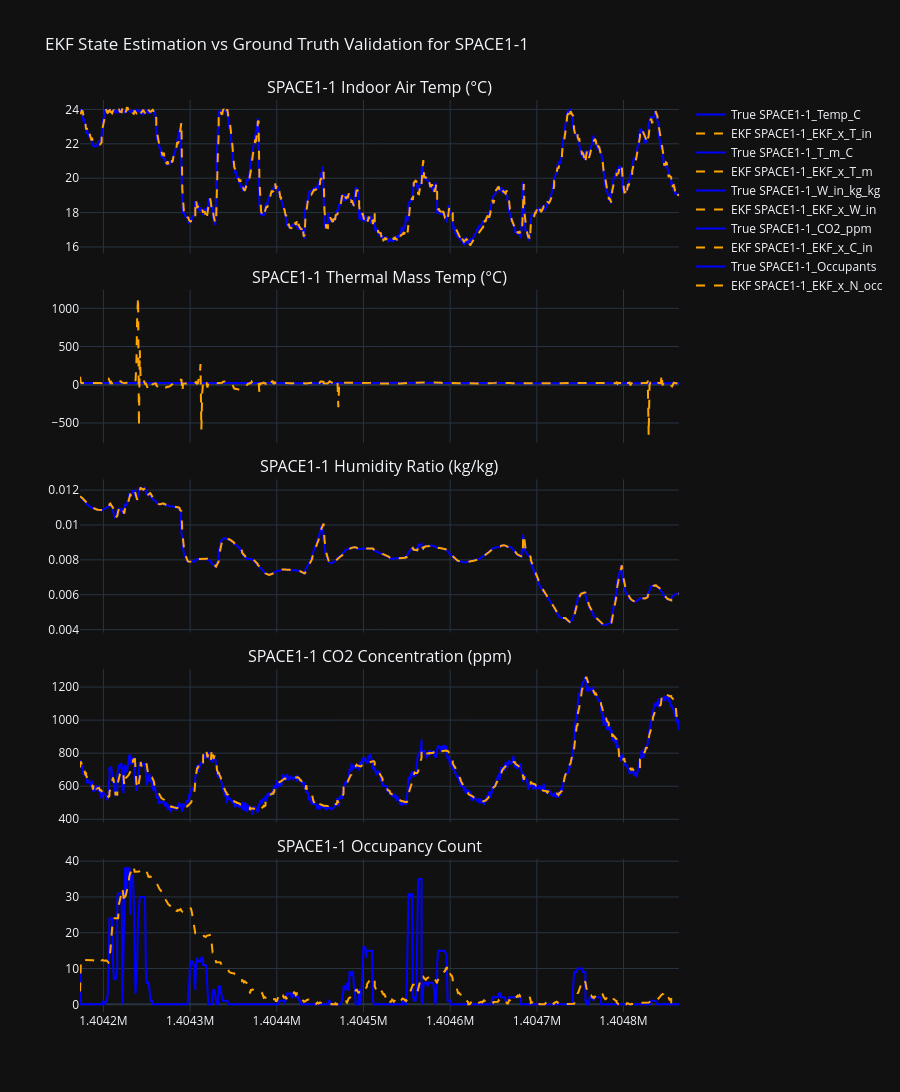

Notebook code for this chart:
### Code cell
# To see how well the filter is tracking the real simulation states
plot_ekf_performance(df, zone_name="SPACE1-1")

### Figure 1 — Plotly figure (JSON) as saved in the notebook; plotly's stock layout.template omitted (floating-point values rounded to 4 significant figures; data arrays with more than 128 entries replaced by an {"elided": "..."} marker saying what was removed)
{"data": [{"line": {"color": "blue"}, "mode": "lines", "name": "True SPACE1-1_Temp_C", "type": "scatter", "x": {"elided": "768 int values"}, "xaxis": "x", "y": {"elided": "768 float values"}, "yaxis": "y"}, {"line": {"color": "orange", "dash": "dash"}, "mode": "lines", "name": "EKF SPACE1-1_EKF_x_T_in", "type": "scatter", "x": {"elided": "768 int values"}, "xaxis": "x", "y": {"elided": "768 float values"}, "yaxis": "y"}, {"line": {"color": "blue"}, "mode": "lines", "name": "True SPACE1-1_T_m_C", "type": "scatter", "x": {"elided": "768 int values"}, "xaxis": "x2", "y": {"elided": "768 float values"}, "yaxis": "y2"}, {"line": {"color": "orange", "dash": "dash"}, "mode": "lines", "name": "EKF SPACE1-1_EKF_x_T_m", "type": "scatter", "x": {"elided": "768 int values"}, "xaxis": "x2", "y": {"elided": "768 float values"}, "yaxis": "y2"}, {"line": {"color": "blue"}, "mode": "lines", "name": "True SPACE1-1_W_in_kg_kg", "type": "scatter", "x": {"elided": "768 int values"}, "xaxis": "x3", "y": {"elided": "768 float values"}, "yaxis": "y3"}, {"line": {"color": "orange", "dash": "dash"}, "mode": "lines", "name": "EKF SPACE1-1_EKF_x_W_in", "type": "scatter", "x": {"elided": "768 int values"}, "xaxis": "x3", "y": {"elided": "768 float values"}, "yaxis": "y3"}, {"line": {"color": "blue"}, "mode": "lines", "name": "True SPACE1-1_CO2_ppm", "type": "scatter", "x": {"elided": "768 int values"}, "xaxis": "x4", "y": {"elided": "768 float values"}, "yaxis": "y4"}, {"line": {"color": "orange", "dash": "dash"}, "mode": "lines", "name": "EKF SPACE1-1_EKF_x_C_in", "type": "scatter", "x": {"elided": "768 int values"}, "xaxis": "x4", "y": {"elided": "768 float values"}, "yaxis": "y4"}, {"line": {"color": "blue"}, "mode": "lines", "name": "True SPACE1-1_Occupants", "type": "scatter", "x": {"elided": "768 int values"}, "xaxis": "x5", "y": {"elided": "768 int values"}, "yaxis": "y5"}, {"line": {"color": "orange", "dash": "dash"}, "mode": "lines", "name": "EKF SPACE1-1_EKF_x_N_occ", "type": "scatter", "x": {"elided": "768 int values"}, "xaxis": "x5", "y": {"elided": "768 float values"}, "yaxis": "y5"}], "layout": {"annotations": [{"font": {"size": 16}, "showarrow": false, "text": "SPACE1-1 Indoor Air Temp (°C)", "x": 0.5, "xanchor": "center", "xref": "paper", "y": 1, "yanchor": "bottom", "yref": "paper"}, {"font": {"size": 16}, "showarrow": false, "text": "SPACE1-1 Thermal Mass Temp (°C)", "x": 0.5, "xanchor": "center", "xref": "paper", "y": 0.792, "yanchor": "bottom", "yref": "paper"}, {"font": {"size": 16}, "showarrow": false, "text": "SPACE1-1 Humidity Ratio (kg/kg)", "x": 0.5, "xanchor": "center", "xref": "paper", "y": 0.584, "yanchor": "bottom", "yref": "paper"}, {"font": {"size": 16}, "showarrow": false, "text": "SPACE1-1 CO2 Concentration (ppm)", "x": 0.5, "xanchor": "center", "xref": "paper", "y": 0.376, "yanchor": "bottom", "yref": "paper"}, {"font": {"size": 16}, "showarrow": false, "text": "SPACE1-1 Occupancy Count", "x": 0.5, "xanchor": "center", "xref": "paper", "y": 0.168, "yanchor": "bottom", "yref": "paper"}], "height": 1200, "hovermode": "x unified", "title": {"text": "EKF State Estimation vs Ground Truth Validation for SPACE1-1"}, "xaxis": {"anchor": "y", "domain": [0, 1], "matches": "x5", "showticklabels": false}, "xaxis2": {"anchor": "y2", "domain": [0, 1], "matches": "x5", "showticklabels": false}, "xaxis3": {"anchor": "y3", "domain": [0, 1], "matches": "x5", "showticklabels": false}, "xaxis4": {"anchor": "y4", "domain": [0, 1], "matches": "x5", "showticklabels": false}, "xaxis5": {"anchor": "y5", "domain": [0, 1]}, "yaxis": {"anchor": "x", "domain": [0.832, 1]}, "yaxis2": {"anchor": "x2", "domain": [0.624, 0.792]}, "yaxis3": {"anchor": "x3", "domain": [0.416, 0.584]}, "yaxis4": {"anchor": "x4", "domain": [0.208, 0.376]}, "yaxis5": {"anchor": "x5", "domain": [0, 0.168]}}}
